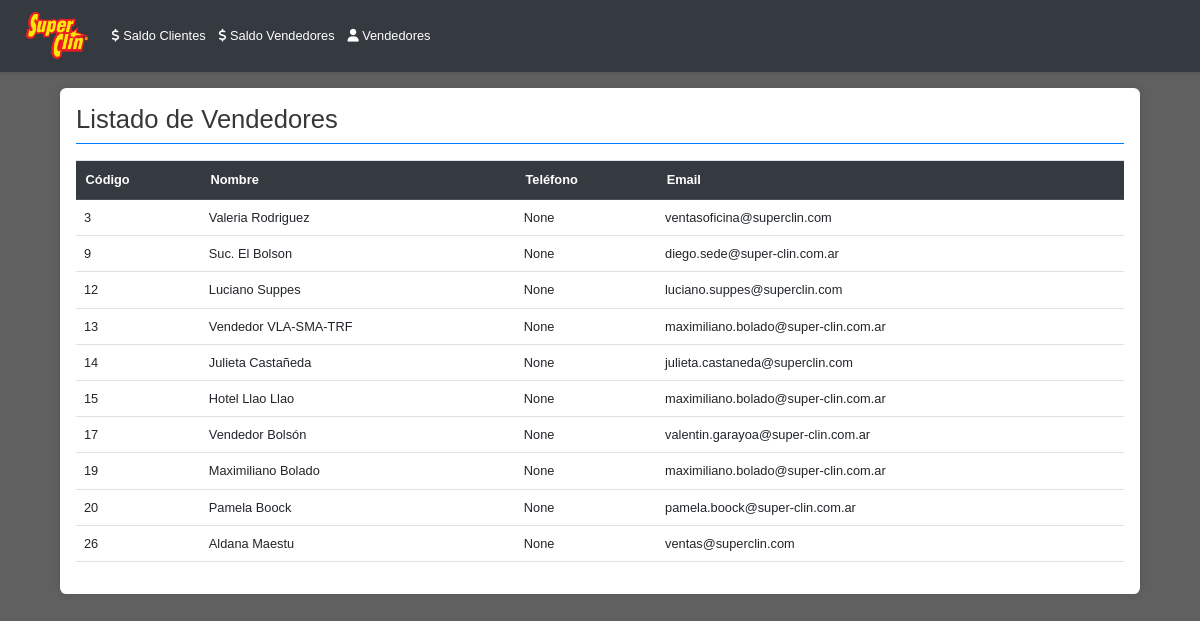
The page /vendedores on the database its author committed.
### tables this page shows
CREATE TABLE vendedores (
            SalesEmployeeCode INTEGER PRIMARY KEY,
            SalesEmployeeName TEXT,
            Telephone TEXT,
            Mobile TEXT,
            Email TEXT
        );

### controllers.py (the view)
@routes_blueprint.route('/vendedores')
def vendedores_list():
    vendedores = get_data()[1]
    return render_template('vendedores.html', vendedores=vendedores)

### models.py (called while the page is built)
def obtener_conexion(db_path):
   conn = sqlite3.connect(db_path)
   conn.row_factory = sqlite3.Row
   return conn

### services.py (called while the page is built)
def get_data():
  db_path = Config.DATABASE_PATH
  return obtener_datos(db_path)

### templates/vendedores.html (shortened to what this page needs)
{% extends 'base.html' %}
{% block content %}
    <h2>Listado de Vendedores</h2>
    <table id="vendedores-table" class="table">
        <thead>
            <tr>
                <th>Código</th>
                <th>Nombre</th>
                <th>Teléfono</th>
                <th>Email</th>
            </tr>
        </thead>
        <tbody id="vendedores-table-body">
            {% for vendedor in vendedores %}
                {% if vendedor.SalesEmployeeCode != -1 %}
                <tr class="vendedor-row" data-email="{{ vendedor.Email }}">
                    <td>{{ vendedor.SalesEmployeeCode }}</td>
                    <td>{{ vendedor.SalesEmployeeName }}</td>
                    <td>{{ vendedor.Telephone }}</td>
                    <td>{{ vendedor.Email }}</td>
                </tr>
                {% endif %}
            {% endfor %}
        </tbody>
    </table>
{% endblock %}

### templates/base.html (shortened to what this page needs)
<!DOCTYPE html>
<html lang="es">
<head>
    <link rel="stylesheet" href="https://stackpath.bootstrapcdn.com/bootstrap/4.5.2/css/bootstrap.min.css">
    <link rel="stylesheet" type="text/css" href="https://cdn.datatables.net/1.11.5/css/jquery.dataTables.css">
    <link rel="stylesheet" href="{{ url_for('static', filename='style.css') }}">
    <link rel="stylesheet" href="https://cdnjs.cloudflare.com/ajax/libs/font-awesome/6.0.0/css/all.min.css" />
</head>
<body>
    <nav class="navbar navbar-expand-lg navbar-dark bg-dark">
        <a class="navbar-brand" href="{{ url_for('routes.dashboard') }}">
            <img src="{{ url_for('static', filename='logo.png') }}" alt="Logo" style="height: 60px; margin-right: 30px; margin-left: 25%;">
        </a>
        <div class="collapse navbar-collapse" id="navbarNav">
           <ul class="navbar-nav">
            <li class="nav-item">
                <a class="nav-link" href="{{ url_for('routes.index') }}">
                    <i class="fas fa-dollar-sign"></i> Saldo Clientes
                </a>
            </li>
            <li class="nav-item">
                <a class="nav-link" href="{{ url_for('routes.vendedores_con_saldos_list') }}">
                    <i class="fas fa-dollar-sign"></i> Saldo Vendedores
                </a>
            </li>
                <li class="nav-item">
                    <a class="nav-link" href="{{ url_for('routes.vendedores_list') }}">
                        <i class="fas fa-user"></i>  Vendedores
                    </a>
                </li>
            </ul>
        </div>
    </nav>
    <div class="container">
        {% block content %}{% endblock %}
    </div>
</body>
</html>

### static/style.css (style rules this page uses)
body { font-family: 'Arial', sans-serif; background-color: #606060; color: #343a40; padding-bottom: 20px; zoom: 80% }
.container { max-width: 90%; margin: 20px auto; background-color: #ffffff; padding: 20px; border-radius: 8px; box-shadow: 0 0 10px rgba(0, 0, 0, 0.1); }
h2 { color: #373737; border-bottom: 2px solid #007bff; padding-bottom: 10px; margin-bottom: 20px; }
.navbar { background-color: #343a40 !important; padding: 10px 0; box-shadow: 0 2px 4px rgba(0, 0, 0, 0.1); margin-bottom: 20px; }
.navbar-brand, .navbar-nav .nav-link { color: #ffffff !important; }
.table { width: 100%; border-collapse: collapse; margin-bottom: 20px; }
.table thead th { background-color: #343a40; color: #ffffff; padding: 12px; text-align: left; border-bottom: 2px solid #495057; font-weight: bold; }
.table tbody td { padding: 10px; border-bottom: 1px solid #dee2e6; }

### rows shown on the page
vendedores: SalesEmployeeCode "3", SalesEmployeeName "Valeria Rodriguez", Telephone "None", Email "ventasoficina@superclin.com"
vendedores: SalesEmployeeCode "9", SalesEmployeeName "Suc. El Bolson", Telephone "None", Email "diego.sede@super-clin.com.ar"
vendedores: SalesEmployeeCode "12", SalesEmployeeName "Luciano Suppes", Telephone "None", Email "luciano.suppes@superclin.com"
vendedores: SalesEmployeeCode "13", SalesEmployeeName "Vendedor VLA-SMA-TRF", Telephone "None", Email "maximiliano.bolado@super-clin.com.ar"
vendedores: SalesEmployeeCode "14", SalesEmployeeName "Julieta Castañeda", Telephone "None", Email "julieta.castaneda@superclin.com"
vendedores: SalesEmployeeCode "15", SalesEmployeeName "Hotel Llao Llao", Telephone "None", Email "maximiliano.bolado@super-clin.com.ar"
vendedores: SalesEmployeeCode "17", SalesEmployeeName "Vendedor Bolsón", Telephone "None", Email "valentin.garayoa@super-clin.com.ar"
vendedores: SalesEmployeeCode "19", SalesEmployeeName "Maximiliano Bolado", Telephone "None", Email "maximiliano.bolado@super-clin.com.ar"
vendedores: SalesEmployeeCode "20", SalesEmployeeName "Pamela Boock", Telephone "None", Email "pamela.boock@super-clin.com.ar"
vendedores: SalesEmployeeCode "26", SalesEmployeeName "Aldana Maestu", Telephone "None", Email "ventas@superclin.com"
